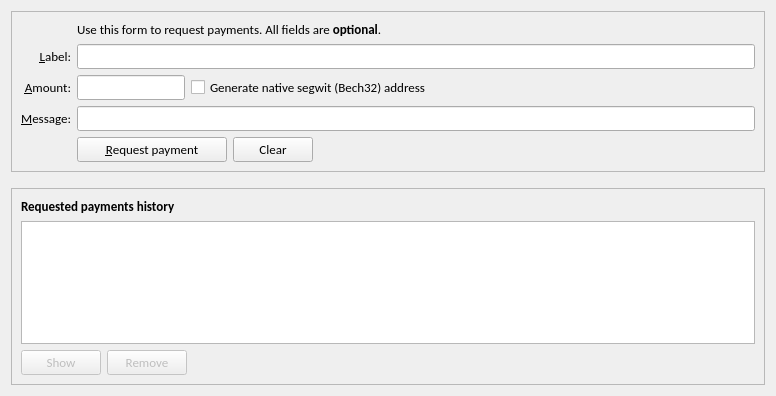
<?xml version="1.0" encoding="UTF-8"?>
<ui version="4.0">
 <class>ReceiveCoinsDialog</class>
 <widget class="QWidget" name="ReceiveCoinsDialog">
  <property name="geometry">
   <rect>
    <x>0</x>
    <y>0</y>
    <width>776</width>
    <height>396</height>
   </rect>
  </property>
  <property name="font">
   <font>
    <family>Calibri</family>
    <pointsize>10</pointsize>
   </font>
  </property>
  <layout class="QVBoxLayout" name="verticalLayout" stretch="0,0,1">
   <item>
    <widget class="QFrame" name="frame2">
     <property name="sizePolicy">
      <sizepolicy hsizetype="Preferred" vsizetype="Expanding">
       <horstretch>0</horstretch>
       <verstretch>0</verstretch>
      </sizepolicy>
     </property>
     <property name="frameShape">
      <enum>QFrame::StyledPanel</enum>
     </property>
     <property name="frameShadow">
      <enum>QFrame::Sunken</enum>
     </property>
     <layout class="QVBoxLayout" name="verticalLayout_3">
      <item>
       <layout class="QGridLayout" name="gridLayout">
        <item row="5" column="0">
         <widget class="QLabel" name="label">
          <property name="font">
           <font>
            <family>Calibri</family>
            <pointsize>10</pointsize>
           </font>
          </property>
          <property name="toolTip">
           <string>An optional amount to request. Leave this empty or zero to not request a specific amount.</string>
          </property>
          <property name="text">
           <string>&amp;Amount:</string>
          </property>
          <property name="alignment">
           <set>Qt::AlignRight|Qt::AlignTrailing|Qt::AlignVCenter</set>
          </property>
          <property name="buddy">
           <cstring>reqAmount</cstring>
          </property>
         </widget>
        </item>
        <item row="6" column="0">
         <widget class="QLabel" name="label_3">
          <property name="font">
           <font>
            <family>Calibri</family>
            <pointsize>10</pointsize>
           </font>
          </property>
          <property name="toolTip">
           <string>An optional message to attach to the payment request, which will be displayed when the request is opened. Note: The message will not be sent with the payment over the Modestcoin network.</string>
          </property>
          <property name="text">
           <string>&amp;Message:</string>
          </property>
          <property name="alignment">
           <set>Qt::AlignRight|Qt::AlignTrailing|Qt::AlignVCenter</set>
          </property>
          <property name="buddy">
           <cstring>reqMessage</cstring>
          </property>
         </widget>
        </item>
        <item row="4" column="2">
         <widget class="QLineEdit" name="reqLabel">
          <property name="toolTip">
           <string>An optional label to associate with the new receiving address.</string>
          </property>
         </widget>
        </item>
        <item row="2" column="2">
         <widget class="QLabel" name="label_5">
          <property name="font">
           <font>
            <family>Calibri</family>
            <pointsize>10</pointsize>
           </font>
          </property>
          <property name="text">
           <string>Use this form to request payments. All fields are &lt;b&gt;optional&lt;/b&gt;.</string>
          </property>
         </widget>
        </item>
        <item row="4" column="0">
         <widget class="QLabel" name="label_2">
          <property name="font">
           <font>
            <family>Calibri</family>
            <pointsize>10</pointsize>
           </font>
          </property>
          <property name="toolTip">
           <string>An optional label to associate with the new receiving address.</string>
          </property>
          <property name="text">
           <string>&amp;Label:</string>
          </property>
          <property name="alignment">
           <set>Qt::AlignRight|Qt::AlignTrailing|Qt::AlignVCenter</set>
          </property>
          <property name="buddy">
           <cstring>reqLabel</cstring>
          </property>
         </widget>
        </item>
        <item row="6" column="2">
         <widget class="QLineEdit" name="reqMessage">
          <property name="toolTip">
           <string>An optional message to attach to the payment request, which will be displayed when the request is opened. Note: The message will not be sent with the payment over the Modestcoin network.</string>
          </property>
         </widget>
        </item>
        <item row="7" column="2">
         <layout class="QHBoxLayout" name="horizontalLayout">
          <item>
           <widget class="QPushButton" name="receiveButton">
            <property name="minimumSize">
             <size>
              <width>150</width>
              <height>0</height>
             </size>
            </property>
            <property name="font">
             <font>
              <family>Calibri</family>
              <pointsize>10</pointsize>
             </font>
            </property>
            <property name="text">
             <string>&amp;Request payment</string>
            </property>
            <property name="icon">
             <iconset resource="../bitcoin.qrc">
              <normaloff>:/icons/receiving_addresses</normaloff>:/icons/receiving_addresses</iconset>
            </property>
           </widget>
          </item>
          <item>
           <widget class="QPushButton" name="clearButton">
            <property name="sizePolicy">
             <sizepolicy hsizetype="Minimum" vsizetype="Fixed">
              <horstretch>0</horstretch>
              <verstretch>0</verstretch>
             </sizepolicy>
            </property>
            <property name="font">
             <font>
              <family>Calibri</family>
              <pointsize>10</pointsize>
             </font>
            </property>
            <property name="toolTip">
             <string>Clear all fields of the form.</string>
            </property>
            <property name="text">
             <string>Clear</string>
            </property>
            <property name="icon">
             <iconset resource="../bitcoin.qrc">
              <normaloff>:/icons/remove</normaloff>:/icons/remove</iconset>
            </property>
            <property name="autoDefault">
             <bool>false</bool>
            </property>
           </widget>
          </item>
          <item>
           <spacer name="horizontalSpacer">
            <property name="orientation">
             <enum>Qt::Horizontal</enum>
            </property>
            <property name="sizeHint" stdset="0">
             <size>
              <width>40</width>
              <height>20</height>
             </size>
            </property>
           </spacer>
          </item>
         </layout>
        </item>
        <item row="7" column="0">
         <widget class="QLabel" name="label_7">
          <property name="text">
           <string/>
          </property>
         </widget>
        </item>
        <item row="5" column="2">
         <layout class="QHBoxLayout" name="horizontalLayout_6">
          <item>
           <widget class="BitcoinAmountField" name="reqAmount">
            <property name="sizePolicy">
             <sizepolicy hsizetype="Fixed" vsizetype="Fixed">
              <horstretch>0</horstretch>
              <verstretch>0</verstretch>
             </sizepolicy>
            </property>
            <property name="minimumSize">
             <size>
              <width>80</width>
              <height>0</height>
             </size>
            </property>
            <property name="maximumSize">
             <size>
              <width>1000</width>
              <height>100</height>
             </size>
            </property>
            <property name="toolTip">
             <string>An optional amount to request. Leave this empty or zero to not request a specific amount.</string>
            </property>
           </widget>
          </item>
          <item>
           <widget class="QCheckBox" name="useBech32">
            <property name="sizePolicy">
             <sizepolicy hsizetype="Fixed" vsizetype="Fixed">
              <horstretch>0</horstretch>
              <verstretch>0</verstretch>
             </sizepolicy>
            </property>
            <property name="maximumSize">
             <size>
              <width>1000</width>
              <height>16777215</height>
             </size>
            </property>
            <property name="font">
             <font>
              <family>Calibri</family>
              <pointsize>10</pointsize>
             </font>
            </property>
            <property name="focusPolicy">
             <enum>Qt::StrongFocus</enum>
            </property>
            <property name="toolTip">
             <string>Native segwit addresses (aka Bech32 or BIP-173) reduce your transaction fees later on and offer better protection against typos, but old wallets don't support them. When unchecked, an address compatible with older wallets will be created instead.</string>
            </property>
            <property name="text">
             <string>Generate native segwit (Bech32) address</string>
            </property>
           </widget>
          </item>
          <item>
           <spacer name="horizontalSpacer_3">
            <property name="orientation">
             <enum>Qt::Horizontal</enum>
            </property>
            <property name="sizeHint" stdset="0">
             <size>
              <width>0</width>
              <height>0</height>
             </size>
            </property>
           </spacer>
          </item>
         </layout>
        </item>
       </layout>
      </item>
     </layout>
    </widget>
   </item>
   <item>
    <spacer name="verticalSpacer_2">
     <property name="orientation">
      <enum>Qt::Vertical</enum>
     </property>
     <property name="sizeHint" stdset="0">
      <size>
       <width>20</width>
       <height>10</height>
      </size>
     </property>
    </spacer>
   </item>
   <item>
    <widget class="QFrame" name="frame">
     <property name="sizePolicy">
      <sizepolicy hsizetype="Preferred" vsizetype="Expanding">
       <horstretch>0</horstretch>
       <verstretch>0</verstretch>
      </sizepolicy>
     </property>
     <property name="frameShape">
      <enum>QFrame::StyledPanel</enum>
     </property>
     <property name="frameShadow">
      <enum>QFrame::Raised</enum>
     </property>
     <layout class="QVBoxLayout" name="verticalLayout_2">
      <item>
       <widget class="QLabel" name="label_6">
        <property name="font">
         <font>
          <family>Calibri</family>
          <pointsize>10</pointsize>
          <weight>75</weight>
          <bold>true</bold>
         </font>
        </property>
        <property name="text">
         <string>Requested payments history</string>
        </property>
       </widget>
      </item>
      <item>
       <widget class="QTableView" name="recentRequestsView">
        <property name="contextMenuPolicy">
         <enum>Qt::CustomContextMenu</enum>
        </property>
        <property name="tabKeyNavigation">
         <bool>false</bool>
        </property>
        <property name="sortingEnabled">
         <bool>true</bool>
        </property>
       </widget>
      </item>
      <item>
       <layout class="QHBoxLayout" name="horizontalLayout_2">
        <item>
         <widget class="QPushButton" name="showRequestButton">
          <property name="enabled">
           <bool>false</bool>
          </property>
          <property name="font">
           <font>
            <family>Calibri</family>
            <pointsize>10</pointsize>
           </font>
          </property>
          <property name="toolTip">
           <string>Show the selected request (does the same as double clicking an entry)</string>
          </property>
          <property name="text">
           <string>Show</string>
          </property>
          <property name="icon">
           <iconset resource="../bitcoin.qrc">
            <normaloff>:/icons/edit</normaloff>:/icons/edit</iconset>
          </property>
          <property name="autoDefault">
           <bool>false</bool>
          </property>
         </widget>
        </item>
        <item>
         <widget class="QPushButton" name="removeRequestButton">
          <property name="enabled">
           <bool>false</bool>
          </property>
          <property name="font">
           <font>
            <family>Calibri</family>
            <pointsize>10</pointsize>
           </font>
          </property>
          <property name="toolTip">
           <string>Remove the selected entries from the list</string>
          </property>
          <property name="text">
           <string>Remove</string>
          </property>
          <property name="icon">
           <iconset resource="../bitcoin.qrc">
            <normaloff>:/icons/remove</normaloff>:/icons/remove</iconset>
          </property>
          <property name="autoDefault">
           <bool>false</bool>
          </property>
         </widget>
        </item>
        <item>
         <spacer name="horizontalSpacer_2">
          <property name="orientation">
           <enum>Qt::Horizontal</enum>
          </property>
          <property name="sizeHint" stdset="0">
           <size>
            <width>40</width>
            <height>20</height>
           </size>
          </property>
         </spacer>
        </item>
       </layout>
      </item>
     </layout>
    </widget>
   </item>
  </layout>
 </widget>
 <customwidgets>
  <customwidget>
   <class>BitcoinAmountField</class>
   <extends>QLineEdit</extends>
   <header>qt/bitcoinamountfield.h</header>
   <container>1</container>
  </customwidget>
 </customwidgets>
 <tabstops>
  <tabstop>reqLabel</tabstop>
  <tabstop>reqAmount</tabstop>
  <tabstop>useBech32</tabstop>
  <tabstop>reqMessage</tabstop>
  <tabstop>receiveButton</tabstop>
  <tabstop>clearButton</tabstop>
  <tabstop>recentRequestsView</tabstop>
  <tabstop>showRequestButton</tabstop>
  <tabstop>removeRequestButton</tabstop>
 </tabstops>
 <resources>
  <include location="../bitcoin.qrc"/>
 </resources>
 <connections/>
</ui>
